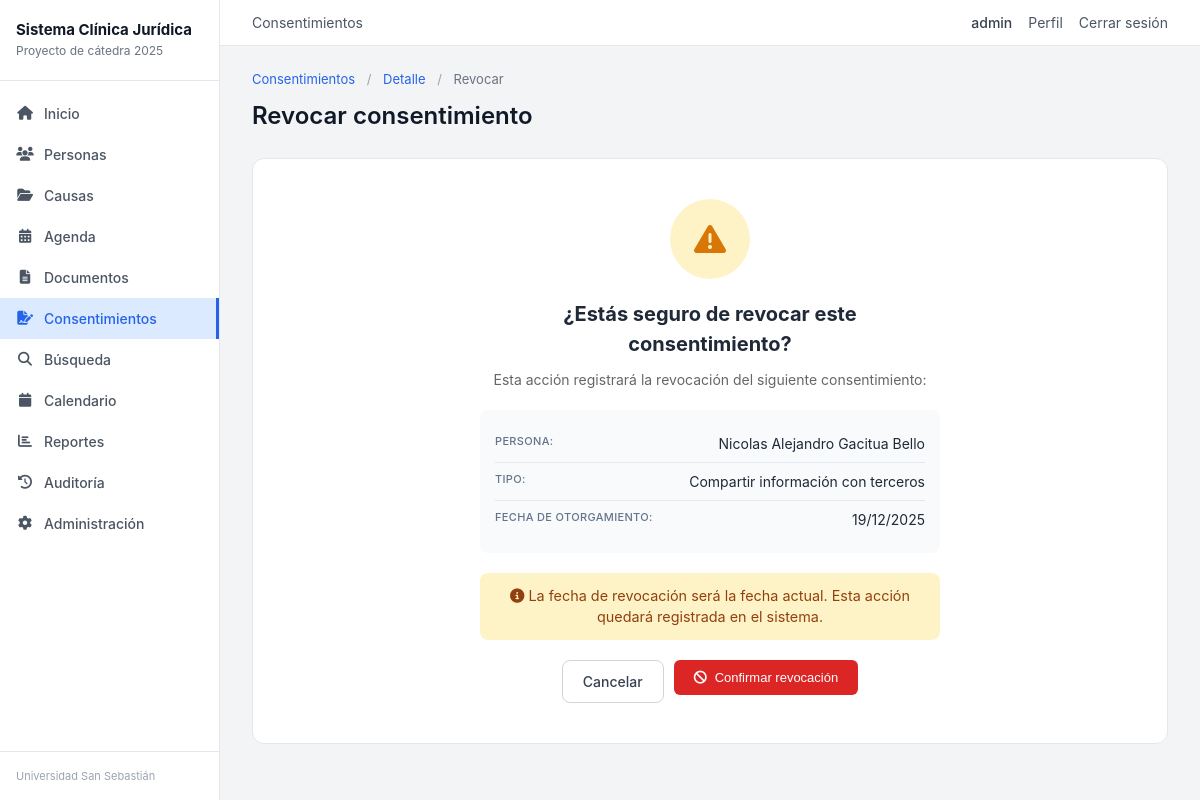
Screenshot of /consentimientos/9/revocar/ (signed in) with the database file from the repository.
### apps/gestion/models.py (models this page shows, shortened)
class Consentimiento(models.Model):
    TIPO_CHOICES = [
        ('DATOS_PERSONALES', 'Tratamiento de datos personales'),
        ('NOTIFICACIONES', 'Recibir notificaciones'),
        ('COMPARTIR_INFO', 'Compartir información con terceros'),
        ('USO_ACADEMICO', 'Uso del caso con fines académicos'),
        ('GRABACION', 'Grabación de entrevistas'),
        ('OTRO', 'Otro'),
    ]
    persona = models.ForeignKey(
        Persona,
        on_delete=models.CASCADE,
        related_name='consentimientos',
        verbose_name='Persona'
    )
    tipo = models.CharField(
        max_length=20,
        choices=TIPO_CHOICES,
        verbose_name='Tipo de consentimiento'
    )
    otorgado = models.BooleanField(
        default=False,
        verbose_name='¿Consentimiento otorgado?'
    )
    fecha_otorgamiento = models.DateField(
        blank=True,
        null=True,
        verbose_name='Fecha de otorgamiento'
    )
    fecha_revocacion = models.DateField(
        blank=True,
        null=True,
        verbose_name='Fecha de revocación'
    )
    documento_respaldo = models.FileField(
        upload_to='consentimientos/',
        blank=True,
        null=True,
        verbose_name='Documento de respaldo',
        help_text='Consentimiento firmado escaneado'
    )
    observaciones = models.TextField(
        blank=True,
        null=True,
        verbose_name='Observaciones'
    )
    registrado_por = models.ForeignKey(
        User,
        on_delete=models.SET_NULL,
        null=True,
        blank=True,
        verbose_name='Registrado por'
    )
    fecha_registro = models.DateTimeField(
        auto_now_add=True,
        verbose_name='Fecha de registro'
    )
    class Meta:
        ordering = ['-fecha_registro']
        verbose_name = 'Consentimiento'
        verbose_name_plural = 'Consentimientos'

class Persona(models.Model):
    TIPO_PERSONA_CHOICES = [
        ('ATENDIDO', 'Persona atendida'),
        ('CONTRAPARTE', 'Contraparte'),
        ('TESTIGO', 'Testigo'),
        ('PERITO', 'Perito'),
        ('TERCERO', 'Tercero interesado'),
        ('OTRO', 'Otro'),
    ]
    GENERO_CHOICES = [
        ('M', 'Masculino'),
        ('F', 'Femenino'),
        ('O', 'Otro'),
        ('NI', 'No informa'),
    ]
    ESTADO_CIVIL_CHOICES = [
        ('SOLTERO', 'Soltero/a'),
        ('CASADO', 'Casado/a'),
        ('DIVORCIADO', 'Divorciado/a'),
        ('VIUDO', 'Viudo/a'),
        ('CONVIVIENTE', 'Conviviente civil'),
        ('SEPARADO', 'Separado/a'),
        ('NI', 'No informa'),
    ]
    REGION_CHOICES = [
        ('RM', 'Región Metropolitana'),
        ('BIOBIO', 'Región del Biobío'),
        ('LOS_RIOS', 'Región de Los Ríos'),
        ('LOS_LAGOS', 'Región de Los Lagos'),
        ('OTRA', 'Otra región'),
    ]
    run = models.CharField(
        'RUN',
        max_length=12,
        unique=True,
        validators=[validar_rut_chileno],
        help_text='Formato: 12.345.678-9'
    )
    nombres = models.CharField(max_length=100, verbose_name='Nombres')
    apellidos = models.CharField(max_length=100, verbose_name='Apellidos')
    tipo_persona = models.CharField(
        max_length=20,
        choices=TIPO_PERSONA_CHOICES,
        default='ATENDIDO',
        verbose_name='Tipo de persona'
    )
    fecha_nacimiento = models.DateField(
        'Fecha de nacimiento',
        null=True,
        blank=True,
        validators=[validar_fecha_nacimiento]
    )
    genero = models.CharField(
        max_length=2,
        choices=GENERO_CHOICES,
        default='NI',
        verbose_name='Género'
    )
    nacionalidad = models.CharField(max_length=50, default='Chilena', verbose_name='Nacionalidad')
    estado_civil = models.CharField(
        max_length=20,
        choices=ESTADO_CIVIL_CHOICES,
        default='NI',
        verbose_name='Estado civil'
    )
    ocupacion = models.CharField(max_length=100, blank=True, null=True, verbose_name='Ocupación')
    email = models.EmailField(blank=True, null=True, verbose_name='Correo electrónico')
    telefono = models.CharField(
        'Teléfono',
        max_length=20,
        blank=True,
        validators=[validar_telefono_chileno],
        help_text='Formato: +56 9 1234 5678'
    )
    direccion = models.CharField(max_length=200, blank=True, null=True, verbose_name='Dirección')
    comuna = models.CharField(max_length=100, blank=True, null=True, verbose_name='Comuna')
    region = models.CharField(
        max_length=20,
        choices=REGION_CHOICES,
        blank=True,
        null=True,
        verbose_name='Región'
    )
    es_vulnerable = models.BooleanField(default=False, verbose_name='¿Es vulnerable?')
    vulnerabilidad = models.TextField(
        blank=True,
        null=True,
        verbose_name='Descripción de vulnerabilidad',
        help_text='Describir situación de vulnerabilidad si aplica'
    )
    requiere_representante = models.BooleanField(
        default=False,
        verbose_name='¿Requiere representante?',
        help_text='Marcar si es menor de edad o tiene incapacidad'
    )
    representante_nombre = models.CharField(
        max_length=200,
        blank=True,
        null=True,
        verbose_name='Nombre del representante'
    )
    representante_run = models.CharField(
        max_length=12,
        blank=True,
        null=True,
        verbose_name='RUN del representante'
    )
    representante_telefono = models.CharField(
        max_length=20,
        blank=True,
        null=True,
        verbose_name='Teléfono del representante'
    )
    observaciones = models.TextField(blank=True, null=True, verbose_name='Observaciones')
    activo = models.BooleanField(default=True, verbose_name='Activo')
    fecha_registro = models.DateTimeField(auto_now_add=True, verbose_name='Fecha de registro')
    class Meta:
        ordering = ['-id']
        verbose_name = 'Persona'
        verbose_name_plural = 'Personas'
        indexes = [
            models.Index(fields=['run'], name='persona_run_idx'),
            models.Index(fields=['nombres', 'apellidos'], name='persona_nombre_idx'),
            models.Index(fields=['email'], name='persona_email_idx'),
            models.Index(fields=['tipo_persona'], name='persona_tipo_idx'),
            models.Index(fields=['activo'], name='persona_activo_idx'),
        ]
    def edad(self):
        if self.fecha_nacimiento:
            from datetime import date
            hoy = date.today()
            return hoy.year - self.fecha_nacimiento.year - (
                (hoy.month, hoy.day) < (self.fecha_nacimiento.month, self.fecha_nacimiento.day)
            )
        return None

### apps/gestion/views.py (the view)
# urls.py: path('consentimientos/<int:pk>/revocar/', views.consentimiento_revocar, name='consentimiento_revocar'),
@login_required
def consentimiento_revocar(request, pk):
    consentimiento = get_object_or_404(Consentimiento, pk=pk)
    if request.method == 'POST':
        consentimiento.fecha_revocacion = date.today()
        consentimiento.save()
        messages.success(request, 'Consentimiento revocado exitosamente.')
        return redirect('gestion:consentimiento_detalle', pk=pk)
    context = {
        'consentimiento': consentimiento,
    }
    return render(request, 'gestion/consentimiento_revocar.html', context)

### templates/gestion/consentimiento_revocar.html (shortened to what this page needs)
{% extends 'base.html' %}
{% block section_title %}Consentimientos{% endblock %}
{% block content %}
<div class="page-header-simple">
    <div class="breadcrumb">
        <a href="{% url 'gestion:consentimientos_lista' %}">Consentimientos</a>
        <span class="breadcrumb-separator">/</span>
        <a href="{% url 'gestion:consentimiento_detalle' consentimiento.pk %}">Detalle</a>
        <span class="breadcrumb-separator">/</span>
        <span>Revocar</span>
    </div>
    <h1 class="page-title">Revocar consentimiento</h1>
</div>
<div class="card">
    <div class="card-body">
        <div class="confirm-dialog">
            <div class="confirm-icon warning">
                <i class="fas fa-exclamation-triangle"></i>
            </div>
            <h2 class="confirm-title">¿Estás seguro de revocar este consentimiento?</h2>
            <p class="confirm-text">
                Esta acción registrará la revocación del siguiente consentimiento:
            </p>
            <div class="confirm-details">
                <div class="detail-row">
                    <span class="detail-label">Persona:</span>
                    <span class="detail-value">{{ consentimiento.persona.nombres }} {{ consentimiento.persona.apellidos }}</span>
                </div>
                <div class="detail-row">
                    <span class="detail-label">Tipo:</span>
                    <span class="detail-value">{{ consentimiento.get_tipo_display }}</span>
                </div>
                <div class="detail-row">
                    <span class="detail-label">Fecha de otorgamiento:</span>
                    <span class="detail-value">{{ consentimiento.fecha_otorgamiento|date:"d/m/Y" }}</span>
                </div>
            </div>
            <p class="confirm-warning">
                <i class="fas fa-info-circle"></i>
                La fecha de revocación será la fecha actual. Esta acción quedará registrada en el sistema.
            </p>
            <div class="confirm-actions">
                <a href="{% url 'gestion:consentimiento_detalle' consentimiento.pk %}" class="btn-secondary">
                    Cancelar
                </a>
                <form method="post" style="display: inline;">
                    <button type="submit" class="btn-danger">
                        <i class="fas fa-ban"></i> Confirmar revocación
                    </button>
                </form>
            </div>
        </div>
    </div>
</div>
{% endblock %}

### templates/base.html (shortened to what this page needs)
{% load static %}
<!DOCTYPE html>
<html lang="es">
<head>
    <link rel="stylesheet" href="{% static 'css/styles.css' %}">
    <link rel="stylesheet" href="https://cdnjs.cloudflare.com/ajax/libs/font-awesome/6.4.0/css/all.min.css">
</head>
<body>
    <div class="app-container">
        <aside class="sidebar">
            <div class="sidebar-header">
                <h1 class="sidebar-title">Sistema Clínica Jurídica</h1>
                <p class="sidebar-subtitle">Proyecto de cátedra 2025</p>
            </div>
            {% if user.is_authenticated %}
            <nav class="sidebar-nav">
                <a href="{% url 'gestion:dashboard' %}" class="nav-item {% if request.resolver_match.url_name == 'dashboard' %}active{% endif %}">
                    <i class="fas fa-home"></i> Inicio
                </a>
                <a href="{% url 'gestion:personas_lista' %}" class="nav-item {% if 'persona' in request.resolver_match.url_name %}active{% endif %}">
                    <i class="fas fa-users"></i> Personas
                </a>
                <a href="{% url 'gestion:causas_lista' %}" class="nav-item {% if 'causa' in request.resolver_match.url_name %}active{% endif %}">
                    <i class="fas fa-folder-open"></i> Causas
                </a>
                <a href="{% url 'gestion:audiencias_lista' %}" class="nav-item {% if 'audiencia' in request.resolver_match.url_name %}active{% endif %}">
                    <i class="fas fa-calendar-alt"></i> Agenda
                </a>
                <a href="{% url 'gestion:documentos_lista' %}" class="nav-item {% if 'documento' in request.resolver_match.url_name %}active{% endif %}">
                    <i class="fas fa-file-alt"></i> Documentos
                </a>
                <a href="{% url 'gestion:consentimientos_lista' %}" class="nav-item {% if 'consentimiento' in request.resolver_match.url_name %}active{% endif %}">
                    <i class="fas fa-file-signature"></i> Consentimientos
                </a>
                <a href="{% url 'gestion:buscar' %}" class="nav-item {% if request.resolver_match.url_name == 'buscar' %}active{% endif %}">
                    <i class="fas fa-search"></i> Búsqueda
                </a>
                <a href="{% url 'gestion:calendario' %}" class="nav-item {% if request.resolver_match.url_name == 'calendario' %}active{% endif %}">
                    <i class="fas fa-calendar"></i> Calendario
                </a>
                {% if user.perfil.rol == 'ADMIN' or user.perfil.rol == 'DIRECTOR' or user.perfil.rol == 'SUPERVISOR' %}
                <a href="{% url 'gestion:reportes' %}" class="nav-item {% if 'reporte' in request.resolver_match.url_name %}active{% endif %}">
                    <i class="fas fa-chart-bar"></i> Reportes
                </a>
                {% endif %}
                {% if user.perfil.rol == 'ADMIN' or user.perfil.rol == 'DIRECTOR' %}
                <a href="{% url 'gestion:auditoria_lista' %}" class="nav-item {% if 'auditoria' in request.resolver_match.url_name %}active{% endif %}">
                    <i class="fas fa-history"></i> Auditoría
                </a>
                {% endif %}
                {% if user.is_superuser or user.perfil.rol == 'ADMIN' or user.perfil.rol == 'DIRECTOR' %}
                <a href="{% url 'gestion:admin_panel' %}" class="nav-item {% if 'admin_' in request.resolver_match.url_name %}active{% endif %}">
                    <i class="fas fa-cog"></i> Administración
                </a>
                {% endif %}
            </nav>
            <div class="sidebar-footer">
                Universidad San Sebastián
            </div>
            {% endif %}
        </aside>
        <div class="main-wrapper">
            <header class="topbar">
                <div class="topbar-left">
                    <span class="topbar-section">{% block section_title %}{% endblock %}</span>
                </div>
                <div class="topbar-right">
                    {% if user.is_authenticated %}
                        <span class="user-name">{{ user.username }}</span>
                        <a href="{% url 'gestion:perfil' %}" class="topbar-link">Perfil</a>
                        <form method="post" action="{% url 'logout' %}" class="logout-form">
                            <button type="submit" class="topbar-link logout-btn">Cerrar sesión</button>
                        </form>
                    {% else %}
                        <a href="{% url 'login' %}" class="topbar-link">Iniciar sesión</a>
                    {% endif %}
                </div>
            </header>
            <main class="content">
                {% block content %}{% endblock %}
            </main>
        </div>
    </div>
</body>
</html>

### rows the page displays
Consentimiento: persona.nombres "Nicolas Alejandro", persona.apellidos "Gacitua Bello", tipo "Compartir información con terceros", fecha_otorgamiento "19/12/2025"

### other values shown
{{ user.username }} "admin"
